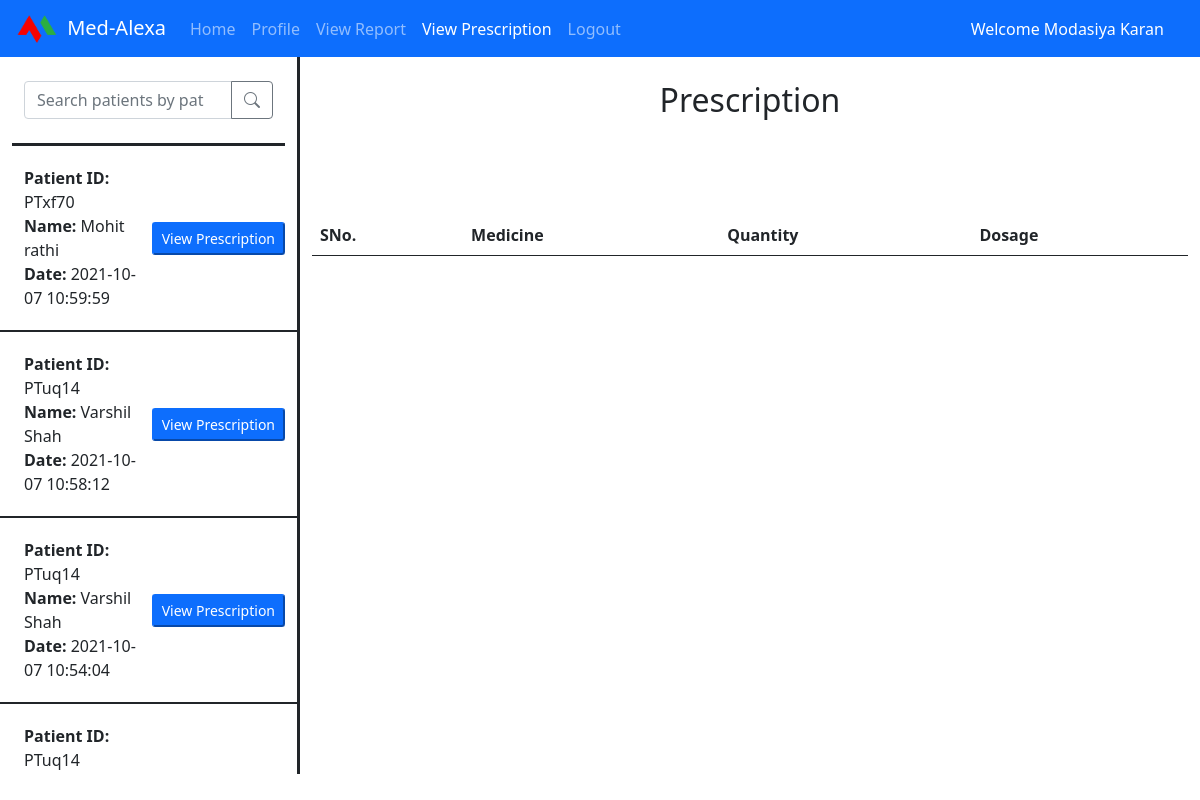
/prescription-view.php (signed in), run on the app's committed database.
### tables this page shows
CREATE TABLE `pt_record` (
  `dr_id` varchar(15) NOT NULL,
  `pt_id` varchar(15) NOT NULL,
  `itemJson` varchar(1000) NOT NULL,
  `medJson` varchar(500) NOT NULL,
  `remJson` varchar(500) NOT NULL,
  `Date` datetime NOT NULL DEFAULT current_timestamp()
);

CREATE TABLE `patient` (
  `id` varchar(12) NOT NULL,
  `name` varchar(40) NOT NULL,
  `dob` date NOT NULL,
  `gender` varchar(10) NOT NULL,
  `email` varchar(50) NOT NULL,
  `phone` varchar(15) NOT NULL,
  `blgr` varchar(5) NOT NULL,
  `history` varchar(80) NOT NULL,
  `allergy` varchar(50) NOT NULL,
  `dt` datetime NOT NULL DEFAULT current_timestamp()
);

### prescription-view.php (the view, shortened to what this page needs)
<?php
    $servername = "localhost";
    $username = "root";
    $password = "";
    $dbname = "medalexa";
    $conn = new mysqli($servername, $username, $password, $dbname);
?>
<!DOCTYPE html>
<html lang="en">
<head>
    <link href="https://cdn.jsdelivr.net/npm/bootstrap@5.0.2/dist/css/bootstrap.min.css" rel="stylesheet"
>
    <link rel="stylesheet" href="https://cdn.jsdelivr.net/npm/bootstrap-icons@1.5.0/font/bootstrap-icons.css">
</head>
<body>
<nav class="navbar navbar-expand-lg navbar-dark bg-primary">
        <div class="container-fluid">
            <a class="navbar-brand" href="#">
                <img src="med3.png" alt="" width="50" height="30" class="d-inline-block align-text-top">
                Med-Alexa
            </a>
            <div class="collapse navbar-collapse" id="navbarSupportedContent">
                <ul class="navbar-nav me-auto mb-2 mb-lg-0">
                    <li class="nav-item">
                        <a class="nav-link" aria-current="page" href="doctor.php">Home</a>
                    </li>
                    <li class="nav-item">
                        <a class="nav-link" href="doctor-profile.php">Profile</a>
                    </li>
                    <li class="nav-item">
                        <a class="nav-link" href="report-view.php" >View Report</a>
                    </li>
                    <li class="nav-item">
                        <a class="nav-link active" href="prescription-view.php" >View Prescription</a>
                    </li>
                    <li class="nav-item">
                        <a class="nav-link" href="dr_logout.php" tabindex="-1" aria-disabled="true">Logout</a>
                    </li>
                </ul>
                <span class="welcome me-4" style="color:white;">Welcome <?php echo $_SESSION['dr_name'];?></span>
            </div>
        </div>
    </nav>
    <div class="d-flex">
        <div class="d-flex flex-column left-box">
            <div class="searchbar border-end border-3 border-dark">
                <form autocomplete="off" class="container d-flex align-items-center justify-content-center" action="prescription-view.php"
                    method="POST">
                    <div class="input-group container my-0 border-bottom border-3 border-dark py-4">
                        <input name="search" class="form-control" type="search" placeholder="Search patients by patient ID"
                            aria-label="Search" required>
                        <button class="btn btn-outline-secondary " type="submit"><i class="bi bi-search"></i></button>
                    </div>
                </form>
            </div>
            <div class="left-pane overflow-auto border-end border-3 border-dark ">
                <?php
                    if(!isset($_POST['search'])){
                        $sql = "SELECT * FROM `pt_record` ORDER BY Date desc limit 5";
                        $result = $conn->query($sql);
                        if ($result->num_rows > 0)
                        {
                            while($row = $result->fetch_assoc())
                            {
                                $pid = $row['pt_id'];
                                $sql1 = "SELECT * FROM `patient` WHERE `id`='$pid'";
                                $result1 = $conn->query($sql1);
                                $row1 = $result1->fetch_array();
                                $name = $row1['name'];
                                $date = $row['Date'];
                                echo '<div class="tab container d-flex flex-row align-items-center justify-content-center py-1  border-bottom border-2 border-dark">';
                                echo '<div class="tab container d-flex flex-column py-3">';
                                echo     '<div>';
                                echo         '<b>Patient ID: </b><span id="pid">'.$pid.'</span>';
                                echo     '</div>';
                                echo     '<div>';
                                echo         '<b>Name: </b><span id="name">'.$name.'</span>';
                                echo     '</div>';
                                echo     '<div>';
                                echo         '<b>Date: </b><span id="date">'.$date.'</span>';
                                echo     '</div>';
                                echo     '</div>';
                                echo     '<div class="fm">';
                                echo     '<form action="prescription-view.php" method="POST">';
                                echo     '<input type="submit" class="btn-sm btn-primary" value="View Prescription" name="submit">';
                                echo     '</form>';
                                echo '</div>';
                                echo '</div>';
                            }
                        }
                    }
                ?>
            </div>
        </div>
        <div class="right-pane overflow-auto py-3" id="divID">
            <div class="container my-2">
                <h2 style="text-align:center;">Prescription</h2>
                <table class="table">
                    <thead>
                        <tr>
                            <th scope="col">SNo.</th>
                            <th scope="col">Medicine</th>
                            <th scope="col">Quantity</th>
                            <th scope="col">Dosage</th>
                        </tr>
                    </thead>
                </table>
            </div>
        </div>
    </div>
</body>
</html>

### prescription-view.php (style rules this page uses)
.left-box { width: 25%; }
.left-pane { height: 78.5vh; }
.right-pane { width: 75%; height: 90.8vh; }

### data on the page
pt_record: pt "PTxf70", patient.name "Mohit rathi", Date "2021-10-07 10:59:59"
pt_record: pt "PTuq14", patient.name "Varshil Shah", Date "2021-10-07 10:58:12"
pt_record: pt "PTuq14", patient.name "Varshil Shah", Date "2021-10-07 10:54:04"
pt_record: pt "PTuq14"

### other printed values
$_SESSION['dr_name'] "Modasiya Karan"
